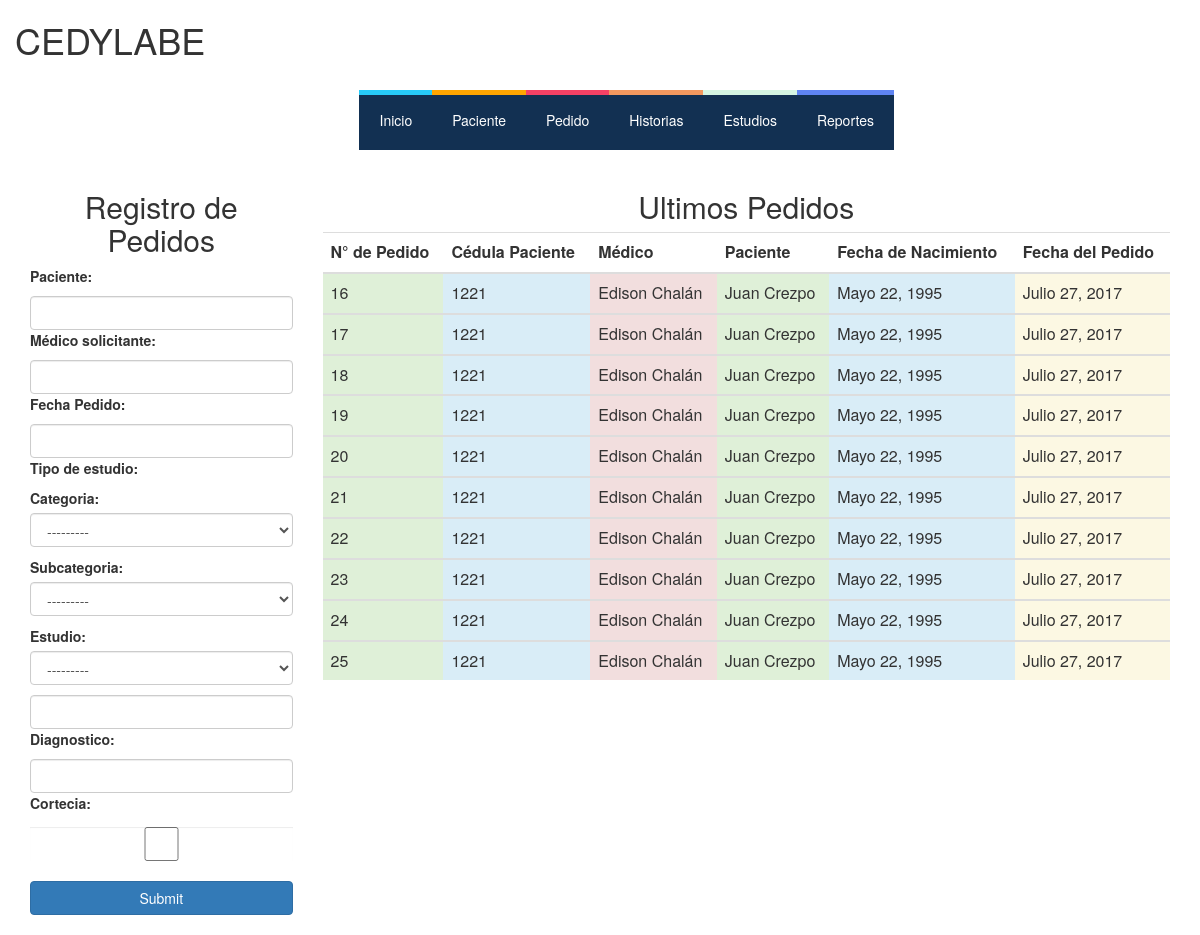
/pedidos/ (signed in), run on an earlier commit of the app's database.
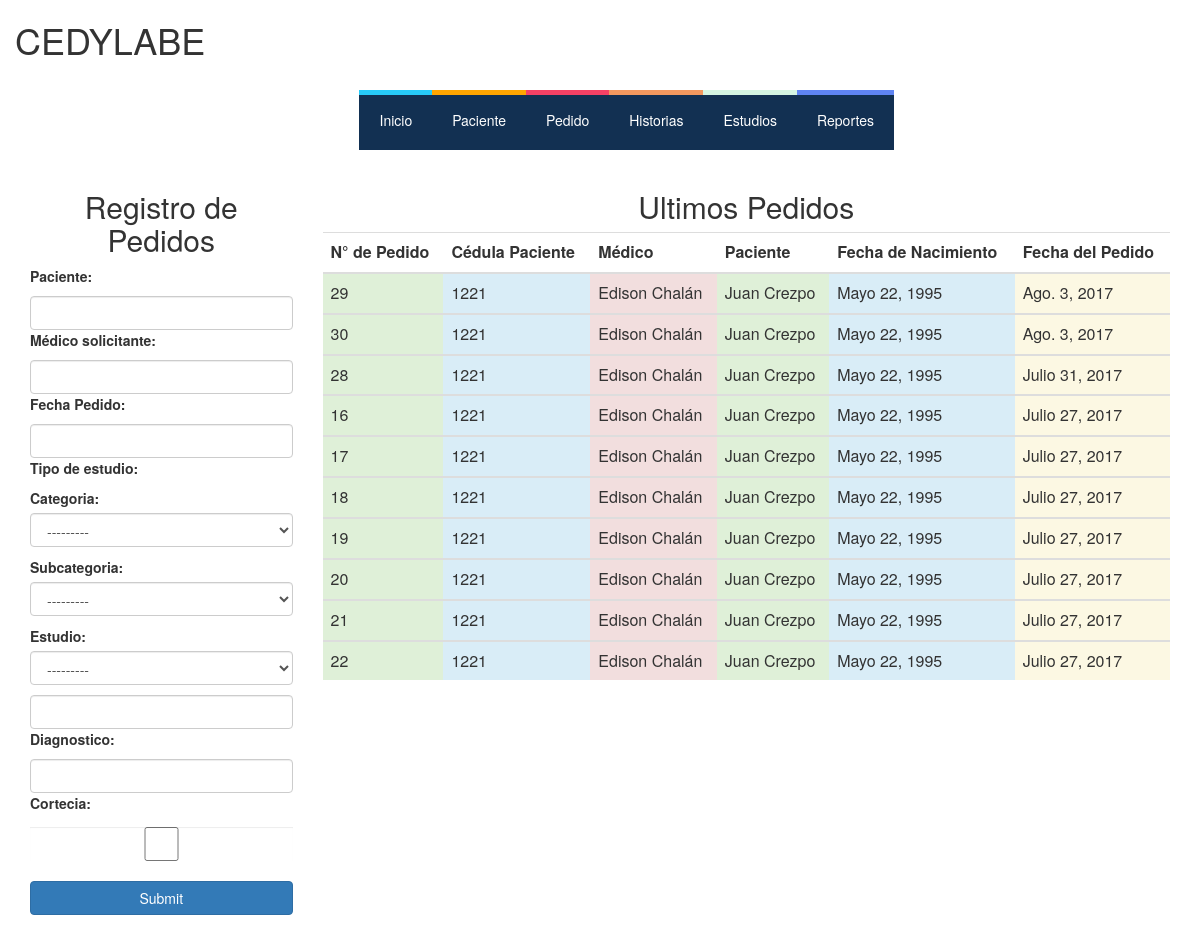
And on a later commit of the database.
### hcapp/models.py (models this page shows, shortened)
class Pedido(models.Model):
    TRUE_FALSE_CHOICE = ((True, "Yes"),(False, "No"))
    Paciente= models.ForeignKey(Paciente, on_delete=models.PROTECT)
    Medico= models.ForeignKey(MedicoSolicitante, on_delete=models.PROTECT)
    Diagnostico_presuntivo= models.CharField(max_length=255, null=True, blank=True)
    Fecha_pedido = models.DateField(auto_now=True) # auto_add será valido ???
    Fecha = models.DateField(auto_now=True)
    Cortecia = models.BooleanField(choices=TRUE_FALSE_CHOICE)

class Paciente (models.Model):
    Cedula = models.IntegerField(null=False, blank=False, unique=True) # es necesaria?
    Nombre = models.CharField(max_length=128, null=False, blank=False)
    Apellido = models.CharField(max_length=128, null=False, blank=False)
    Telefono = models.IntegerField(validators=[MaxValueValidator(9999999999)], null=True, blank=True)
    Fecha_nacimiento= models.DateField(null= True, blank=True)
    Fecha_ingreso= models.DateField(auto_now=True, auto_now_add=False)
    '''def save(self, *args, **kwargs):
        if not self.Edad:
            self.Edad = calculate_age(self.Fecha_nacimiento)
        super(Paciente, self).save(*args, **kwargs)'''

class MedicoSolicitante (models.Model):
    Nombre = models.CharField(max_length=128, null=False, blank=False)
    Apellido = models.CharField(max_length=128, null=False, blank=False)
    Telefono = models.IntegerField(validators=[MaxValueValidator(9999999999)], null=True, blank=True)

### hcapp/views.py (the view)
# urls.py: url(r'^pedidos/$',user_passes_test(views.superuser_or_medico)(views.PedidosHome) ,name="Home-Pedidos"),
def PedidosHome(request):
    nform=NombreEstudioForm()
    form=PedidoForm()
    drop=TipoEstudioForm()
    ultimos_pedidos= Pedido.objects.order_by('-Fecha')[:10]
    context={'form':form, 'nombre_estudio_form':nform,
    'drop_form':drop, 'ultimos_pedidos':ultimos_pedidos}
    return render(request, "hcapp/pedidos_home.html",context )

### hcapp/forms.py
class PedidoForm(forms.Form):
    Paciente = forms.CharField(validators=[validar_cliente_existe], widget=forms.TextInput(attrs={'class': 'form-control'}))
    Medico= forms.CharField(validators=[validar_medico_existe], label='Médico solicitante',required=False)
    Fecha= forms.DateField(label='Fecha Pedido',required=False)
    Estudio=forms.CharField(label='Tipo de estudio',validators=[validar_estudio_existe])
    Diagnostico=forms.CharField(required=False)
    Cortecia = forms.BooleanField(required=False)
    def __init__(self, *args, **kwargs):
        super(PedidoForm, self).__init__(*args, **kwargs)
        for x, y in self.fields.items():
            self.fields[x].widget.attrs.update({'class': 'form-control'})

class NombreEstudioForm(forms.Form):
    Estudio=forms.CharField(widget=forms.TextInput(attrs={'class': 'form-control'}), label='Tipo de estudio',validators=[validar_estudio_existe],required=False)

### hcapp/models.py (called while the page is built)
    def __str__(self):
        return ("cat: "+str(self.Nombre))

### hcapp/views.py (called while the page is built)
def superuser_or_medico(user):
    return user.is_superuser or user.groups.filter(name='medicos').exists()

### hcapp/templates/hcapp/pedidos_home.html (shortened to what this page needs)
{% extends "hcapp/index.html" %}
{% load staticfiles %}
{% block contenido %}
<div class="container" >
  <div class="row">
    <div class="col-md-3 col-xs-4 col-sm-6">
      <form method="post" action="{% url 'hcapp:Crear-Pedidos' %}">
        <h2 align="center">Registro de Pedidos</h2>
          {% for field in form%}
          <label> {{field.label_tag}} </label>
        {% if field.name == 'Estudio' %}
        {{drop_form.as_p}}
        {% endif %}
            <div > {{ field }} </div>
        {% endfor %}
        <br>
        <input type="submit" class="btn btn-primary btn-block" name="enviar">
        <br>
    </form>
    <link rel="stylesheet" href="http://code.jquery.com/ui/1.8.18/themes/base/jquery-ui.css" type="text/css" media="all" />
    </div>
      <div class="col-md-9 col-xs-8 col-sm-6">
        <div class="table-responsive" align="center">
          <table class="table Contextual Classes" >
                          <thead>
                              <tr colspan="6" align="center"><h2>Ultimos Pedidos</h2></tr>
                            <tr>
                                <th align="center"> N° de Pedido </th>
                                <th align="center"> Cédula Paciente </th>
                                <th align="center"> Médico </th>
                                <th align="center"> Paciente </th>
                                <th align="center"> Fecha de Nacimiento </th>
                                <th align="center"> Fecha del Pedido </th>
                            </tr>
                          </thead>
                              {% for pedido in ultimos_pedidos %}
                          <tbody>
                           <tr>
                                <td class="success">
                                   {{pedido.pk}}
                                </td>
                                <td class="info">
                                   {{pedido.Paciente.Cedula}}
                                </td>
                                <td class="danger">
                                    {{pedido.Medico.Nombre}} {{pedido.Medico.Apellido}}
                                </td>
                                <td class="success">
                                    {{pedido.Paciente.Nombre }}  {{pedido.Paciente.Apellido}}
                                </td>
                                <td class="info">
                                  {{pedido.Paciente.Fecha_nacimiento}}
                                </td>
                                <td class="warning">
                                  {{pedido.Fecha_pedido}}
                                </td>
                            </tr>
                            </tbody>
                            {% endfor %}
                    </table>
                </div>
              </div>
  </div>
</div>
{% endblock contenido %}

What changed in the data, as far as the page shows it:
no longer on this page (row unchanged): Pedido: pk "23", Paciente.Cedula "1221", Medico.Nombre "Edison", Medico.Apellido "Chalán", Paciente.Nombre "Juan", Paciente.Apellido "Crezpo", Paciente.Fecha_nacimiento "Mayo 22, 1995", Fecha_pedido "Julio 27, 2017"
no longer on this page (row unchanged): Pedido: pk "24", Paciente.Cedula "1221", Medico.Nombre "Edison", Medico.Apellido "Chalán", Paciente.Nombre "Juan", Paciente.Apellido "Crezpo", Paciente.Fecha_nacimiento "Mayo 22, 1995", Fecha_pedido "Julio 27, 2017"
no longer on this page (row unchanged): Pedido: pk "25", Paciente.Cedula "1221", Medico.Nombre "Edison", Medico.Apellido "Chalán", Paciente.Nombre "Juan", Paciente.Apellido "Crezpo", Paciente.Fecha_nacimiento "Mayo 22, 1995", Fecha_pedido "Julio 27, 2017"
added Pedido: pk "29", Paciente.Cedula "1221", Medico.Nombre "Edison", Medico.Apellido "Chalán", Paciente.Nombre "Juan", Paciente.Apellido "Crezpo", Paciente.Fecha_nacimiento "Mayo 22, 1995", Fecha_pedido "Ago. 3, 2017"
added Pedido: pk "30", Paciente.Cedula "1221", Medico.Nombre "Edison", Medico.Apellido "Chalán", Paciente.Nombre "Juan", Paciente.Apellido "Crezpo", Paciente.Fecha_nacimiento "Mayo 22, 1995", Fecha_pedido "Ago. 3, 2017"
added Pedido: pk "28", Paciente.Cedula "1221", Medico.Nombre "Edison", Medico.Apellido "Chalán", Paciente.Nombre "Juan", Paciente.Apellido "Crezpo", Paciente.Fecha_nacimiento "Mayo 22, 1995", Fecha_pedido "Julio 31, 2017"
